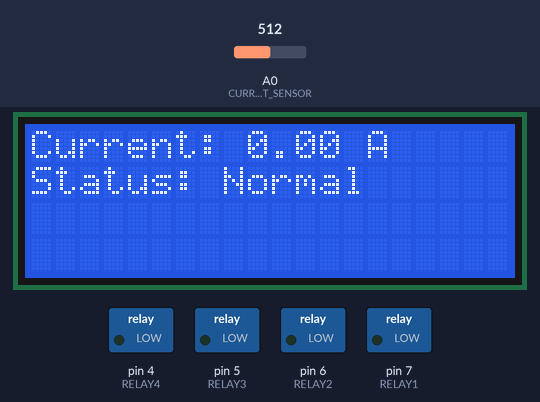
Simulated run of this sketch. Board: Arduino Uno, built with avr-gcc and run on an emulated ATmega328P. Parts: 20×4 character LCD, switched loads named in the sketch (green lamp = pin HIGH). Inputs (shaded band) come from the test bench; at power-on: A0 (CURRENT_SENSOR) = 512.

Above: at 1.2 s.
1.3 s: A0 (CURRENT_SENSOR) set to 552
At 2.25 s:
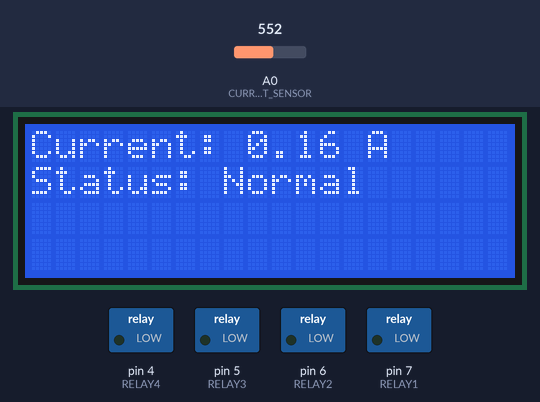
3.5 s: A0 (CURRENT_SENSOR) set to 576
At 4.75 s:
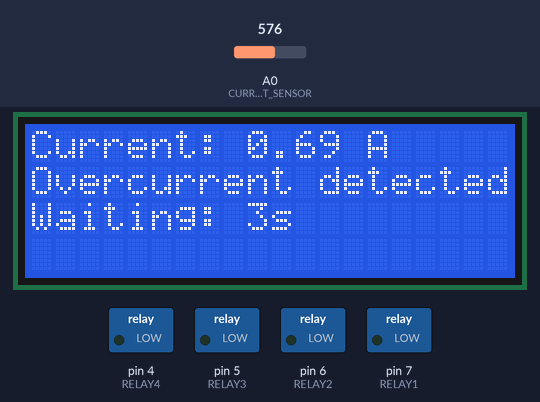
6.5 s: A0 (CURRENT_SENSOR) set to 511
At 12.0 s:
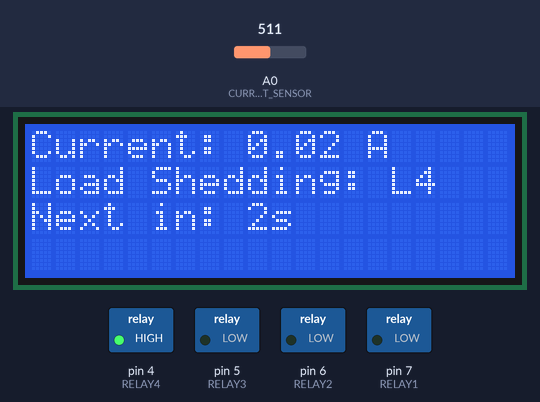
18.5 s: A0 (CURRENT_SENSOR) set to 468
At 18.75 s:
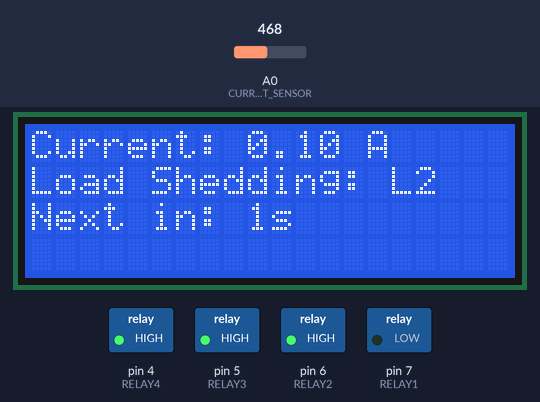
21.5 s: A0 (CURRENT_SENSOR) set to 442
At 21.76 s:
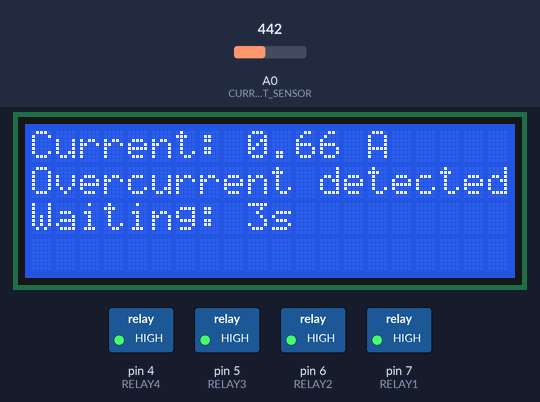
Timing chart, 0 to 24.5 s (numbered marks = the images above; inputs shaded):
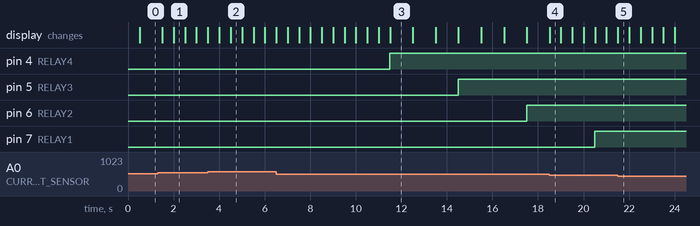

Measured:
- the behaviour switches between 563 and 564 on A0 (CURRENT_SENSOR) (found by bisection; images 1 and 2)
- the behaviour switches between 461 and 460 on A0 (CURRENT_SENSOR) (found by bisection; images 4 and 5)
- after the input at 1.3 s, the display: first changes after 0.21 s (image 1 shows a later state)
- what the display in image 1 shows lasts 0.5 s, from 2.0 s to 2.5 s

The sketch:

load_shedding_v2.ino
```cpp
#include <LiquidCrystal.h>

// Set up the LCD screen
LiquidCrystal lcd(13, 12, 11, 10, 9, 8);

// Pin where the current sensor is connected
const int CURRENT_SENSOR = A0;

// Pins controlling the relays (switches) for each lamp
const int RELAY1 = 7;
const int RELAY2 = 6;
const int RELAY3 = 5;
const int RELAY4 = 4;

// Factor to convert sensor reading to actual current
const float CURRENT_CONVERSION_FACTOR = 0.0196;

// Current level that's considered too high
const float OVERCURRENT_THRESHOLD = 0.61; // Amps

// Wait time before taking action on high current
const unsigned long TIME_LAG = 4000; // 4 seconds

// Time between turning off each lamp
const unsigned long LOAD_SHED_DELAY = 3000; // 3 seconds

// Variables to keep track of system state
bool overcurrentDetected = false;
unsigned long overcurrentStartTime = 0;
bool loadSheddingStarted = false;
int currentShedStage = 0;

// Variables for smoothing out current readings
const int NUM_READINGS = 10;
float readings[NUM_READINGS];
int readIndex = 0;
float total = 0;
float average = 0;

// How often to check the current
const unsigned long SAMPLING_INTERVAL = 500; // 0.5 seconds
unsigned long lastSampleTime = 0;
unsigned long lastShedTime = 0;

void setup() {
  // Initialize the LCD and serial communication
  lcd.begin(20, 4);
  Serial.begin(9600);

  // Set up the relay pins to control lamps
  pinMode(RELAY1, OUTPUT);
  pinMode(RELAY2, OUTPUT);
  pinMode(RELAY3, OUTPUT);
  pinMode(RELAY4, OUTPUT);

  // Initially, all lamps are on (relays are off)
  digitalWrite(RELAY1, LOW);
  digitalWrite(RELAY2, LOW);
  digitalWrite(RELAY3, LOW);
  digitalWrite(RELAY4, LOW);

  // Initialize the array for smoothing current readings
  for (int i = 0; i < NUM_READINGS; i++) {
    readings[i] = 0;
  }
}

// Function to read the current from the sensor
float readCurrent() {
  int sensorValue = analogRead(CURRENT_SENSOR);
  float current = (sensorValue - 512) * CURRENT_CONVERSION_FACTOR;
  return abs(current);
}

// Function to get a smoothed current reading
float getAverageCurrent() {
  // Update the total by removing the oldest reading and adding the newest
  total = total - readings[readIndex];
  readings[readIndex] = readCurrent();
  total = total + readings[readIndex];
  // Move to the next position in the array
  readIndex = (readIndex + 1) % NUM_READINGS;

  // Calculate and return the average
  return total / NUM_READINGS;
}

// Function to update the LCD display
void updateLCD(float current, bool isLoadShedding) {
  lcd.clear();
  lcd.setCursor(0, 0);
  lcd.print("Current: ");
  lcd.print(current, 2);
  lcd.print(" A");

  lcd.setCursor(0, 1);
  if (isLoadShedding) {
    // Show which lamp is about to be turned off
    lcd.print("Load Shedding: L");
    lcd.print(5 - currentShedStage);
    lcd.setCursor(0, 2);
    // Show countdown to next lamp turn-off
    unsigned long remainingTime = LOAD_SHED_DELAY - (millis() - lastShedTime);
    lcd.print("Next in: ");
    lcd.print(remainingTime / 1000);
    lcd.print("s");
  } else if (overcurrentDetected) {
    // Show that high current was detected and countdown to action
    lcd.print("Overcurrent detected");
    lcd.setCursor(0, 2);
    lcd.print("Waiting: ");
    lcd.print((TIME_LAG - (millis() - overcurrentStartTime)) / 1000);
    lcd.print("s");
  } else {
    // Everything is normal
    lcd.print("Status: Normal");
  }
}

// Function to start the process of turning off lamps
void startLoadShedding() {
  loadSheddingStarted = true;
  currentShedStage = 0;
  lastShedTime = millis();
}

// Function to turn off lamps one by one
void performLoadShedding() {
  if (millis() - lastShedTime >= LOAD_SHED_DELAY) {
    // Turn off one lamp at a time
    switch(currentShedStage) {
      case 0:
        digitalWrite(RELAY4, HIGH);
        break;
      case 1:
        digitalWrite(RELAY3, HIGH);
        break;
      case 2:
        digitalWrite(RELAY2, HIGH);
        break;
      case 3:
        digitalWrite(RELAY1, HIGH);
        break;
    }
    currentShedStage++;
    lastShedTime = millis();

    // Stop after all lamps are off
    if (currentShedStage > 3) {
      loadSheddingStarted = false;
    }
  }
}

// Main program loop
void loop() {
  unsigned long currentTime = millis();

  // Check current at regular intervals
  if (currentTime - lastSampleTime >= SAMPLING_INTERVAL) {
    lastSampleTime = currentTime;
    float current = getAverageCurrent();

    if (!loadSheddingStarted) {
      if (current > OVERCURRENT_THRESHOLD) {
        // If current is too high, start countdown
        if (!overcurrentDetected) {
          overcurrentDetected = true;
          overcurrentStartTime = currentTime;
        } else if (currentTime - overcurrentStartTime >= TIME_LAG) {
          // If current stays high for too long, start turning off lamps
          startLoadShedding();
        }
      } else {
        // Current is normal again
        overcurrentDetected = false;
      }
    } else {
      // Continue turning off lamps if needed
      performLoadShedding();
    }

    // Update the LCD display
    updateLCD(current, loadSheddingStarted);
  }
}
```
